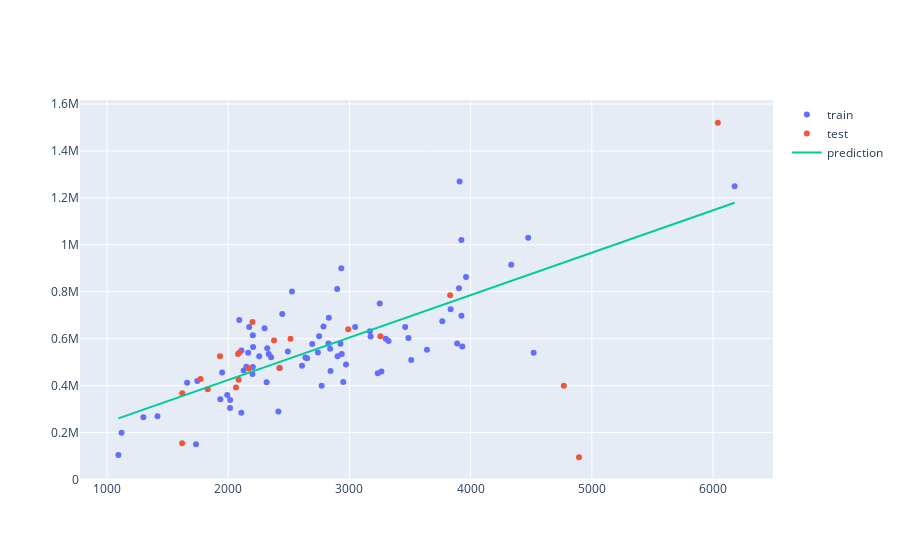

Write notebook code for a chart like this one.
### Markdown cell above
Model generalization on unseen data (see [plotly documentation](https://plotly.com/python/ml-regression/))

### Code cell
import numpy as np
import plotly.graph_objects as go

x_range = pd.DataFrame({ 'area': np.linspace(X_train['area'].min(), X_train['area'].max(), 100)})
y_range =  lm_pipe.predict(x_range)

go.Figure([
    go.Scatter(x=X_train.squeeze(), y=y_train, name='train', mode='markers'),
    go.Scatter(x=X_test.squeeze(), y=y_test, name='test', mode='markers'),
    go.Scatter(x=x_range.area, y=y_range, name='prediction')
])
